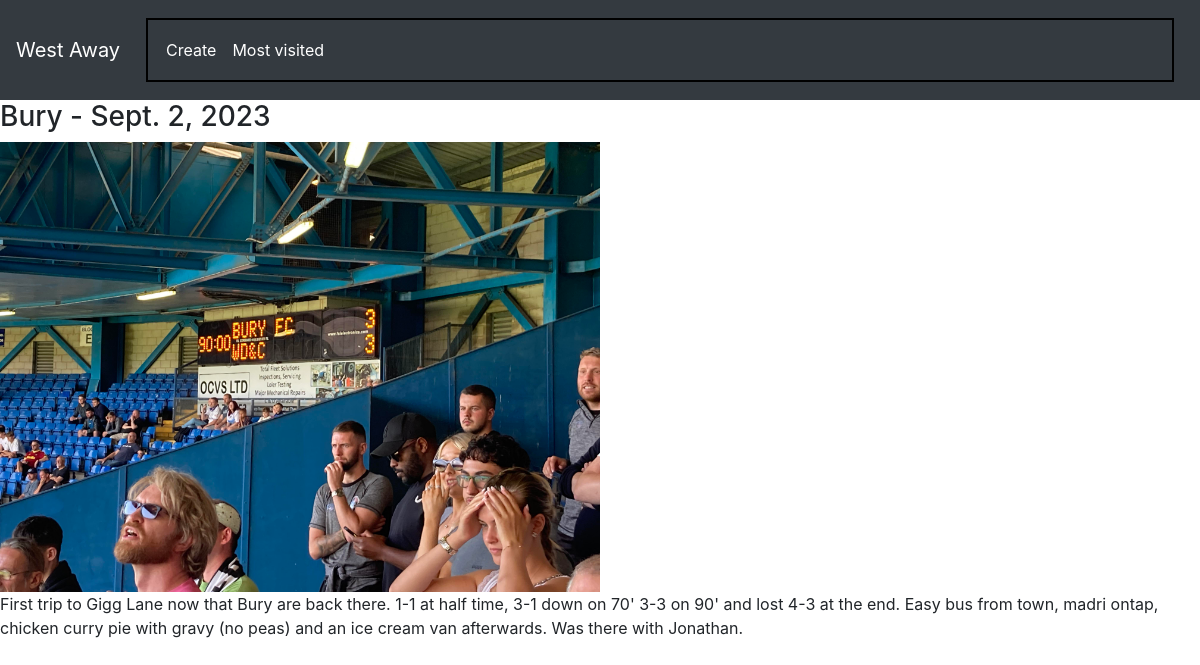
The page /westaway/entry/1 on the database its author committed.
### westaway/models.py (models this page shows, shortened)
class Entry(models.Model):
    opponent = models.ForeignKey(Opponent, on_delete=models.SET_NULL, null=True)
    date = models.DateField()
    location = models.CharField(max_length=64)
    text_entry = models.CharField(max_length=400)
    image = models.OneToOneField(Image, null=True, blank=True, on_delete=models.SET_NULL)
    competition = models.ForeignKey(Competition, on_delete=models.SET_NULL, null=True)

class Opponent(models.Model):
    name = models.CharField(max_length=64)
    code = models.CharField(max_length=8, default="", blank=True)

class Image(models.Model):
    title=models.CharField(max_length=64)
    photo=models.ImageField(upload_to="pics")
    def image_tag(self): # new
        return mark_safe(
            f'<img src="{self.photo.url}" style="max-width: 50%; height: auto;" />'
        )

### westaway/views.py (the view)
# urls.py: path("entry/<int:id>", views.entry, name="entry"),
def entry(request, id):
    entry = Entry.objects.get(id=id)
    return render(request, "westaway/entry.html", {
        "entry": entry
    })

### westaway/templates/westaway/entry.html
{% extends 'westaway/layout.html' %}
{% load static %}
{% block body %}
<h3>{{entry.opponent.name}} - {{entry.date}}</h3>
{{entry.image.image_tag}}
<br>
<p>{{entry.text_entry}}</p>
{% endblock %}

### rows shown on the page
Entry: opponent.name "Bury", date "Sept. 2, 2023", image.image_tag (picture), text_entry "First trip to Gigg Lane now that Bury are back there. 1-1 at half time, 3-1 down on 70' 3-3 on 90' and lost 4-3 at the end. Easy bus from town, madri ontap, chicken curry pie with gravy (no peas) and an ice cream van afterwards. Was there with Jonathan."
